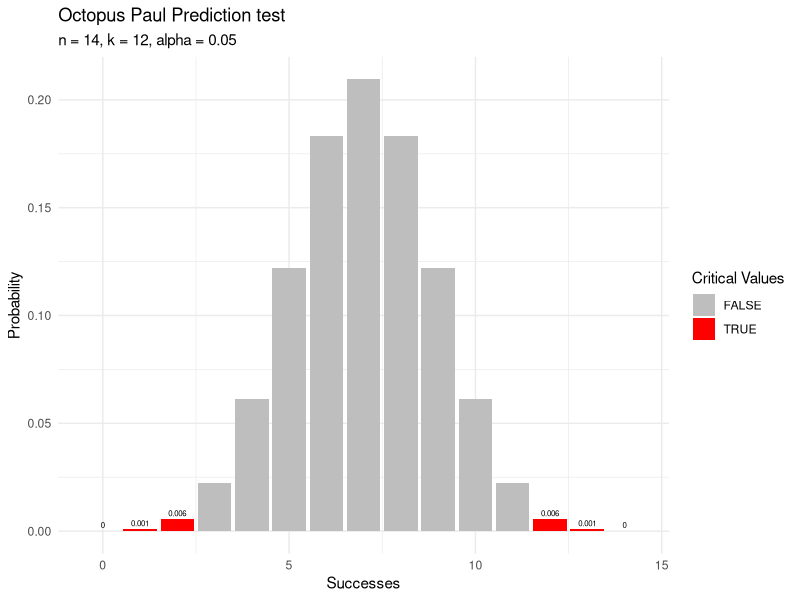

Here is the R script that generated this plot:
library(tidyverse)
library(pwr)

n = 14
q = 12
alpha = .05

check_paul_criterion <- function(n, k, alpha) {
  
  # generate binom_distrib
  outcomes <- dbinom(0:n, n, 0.5)          
  
  # critical vals = quantiles
  c_right <- qbinom(1 - alpha/2, n, 0.5)  
  c_left <- qbinom(alpha/2, n, 0.5) 
  
  # check H0
  reject <- (k > c_right) | (k < c_left)        
  
  # p-value              
  right_tail <- sum(outcomes[c_right:n])
  left_tail <- sum(outcomes[0:c_left])
  
  p_val <- 2 * min(right_tail, left_tail)
  
  # results
  plot_data <- tibble(
    x = 0:n,
    prob = outcomes,
    is_critic_val = x > c_right | x < c_left
    )
  
  PaulCheckResults <- tibble(
    is_rejected = reject, 
    p_value = p_val)
  
  return(list(plot_data, PaulCheckResults))
}

results <- check_paul_criterion(n, q, alpha)
results[[2]]


# Results
# As Paul guessed 12 out of 14 matches, the hypothesis H0 that it has probability 
# to win = 0.5 is rejected giving common alpha = 0.05: 
  # 1) the number of successes is within critical values
  # 2) p-value is less than alpha

# For alpha = 0.01 the hypothesis is not rejected. Although thus the chance to 
# make a Type I Error is reduced, it is more likely to mistakenly approve H0.

# For the Paul's prediction test I'd rather use alpha = 0.05 as the costs of
# FPR and FNR are equal.


# plot
results[[1]] %>% 
  ggplot(aes(x=x, y=prob, fill=is_critic_val)) +
  geom_col() +
  scale_fill_manual(values = c('grey', 'red')) +
  geom_text(data = filter(results[[1]], is_critic_val),
            aes(label = round(prob, 3)), vjust = -0.5, size = 2) +
  theme_minimal() +
  labs(title = 'Octopus Paul Prediction test',
       subtitle = 'n = 14, k = 12, alpha = 0.05',
       x = 'Successes',
       y = 'Probability',
       fill = 'Critical Values')
            

# CI
p_hat <- q/n
z <- qnorm(1-alpha/2)
se <- sqrt(p_hat*(1-p_hat)/n)
ci <- p_hat + c(-1, 1)*z*se      # => [0.67, 1]


# Results
# in 95% of cases octopus's probability to guess a winner will lie 
# between 0.67 and 1. The H0 hypothesis is out of the range, so it can be rejected.



# check with binom.test
binom.test(12, 14, .5, alternative = 'two.sided')
